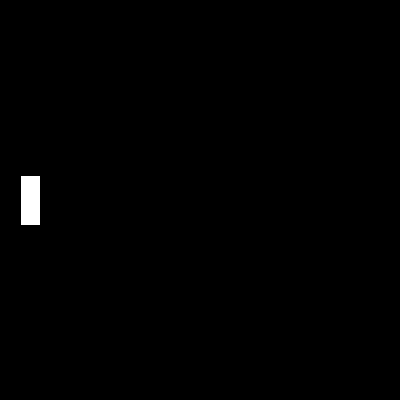
Frame 1 (no input)
Frame 60 (the mouse pressed at the canvas centre just before this capture): identical to frame 1, image omitted
Frame 120 (the mouse held since frame 60 and released just before this capture): identical to frame 1, image omitted

The Processing sketch that drew this single still picture (run headless with seeded random() and noise(); from frame 60 on, the mouse is pressed at the canvas centre):

// Processing sketch: BSP_spielersteuerung
// ── BSP_spielersteuerung.pde
boolean qPressed;
boolean wPressed;
int ypos;

void setup() {
  size(400,400);
  qPressed = false;
  wPressed = false;
  ypos = height/2-25;
}

void draw() {
  if(qPressed) {
    ypos += 1;
  }
  if (wPressed) {
    ypos -= 1;
  }
  background(0);
  rect(20,ypos,20,50);
}

void keyPressed() {
  if(key == 'q') {
    qPressed = true;
  } else if(key == 'w') {
    wPressed = true;
  }
}

void keyReleased() {
  if(key == 'q') {
    qPressed = false;
  } else if(key == 'w') {
    wPressed = false;
  }
}
